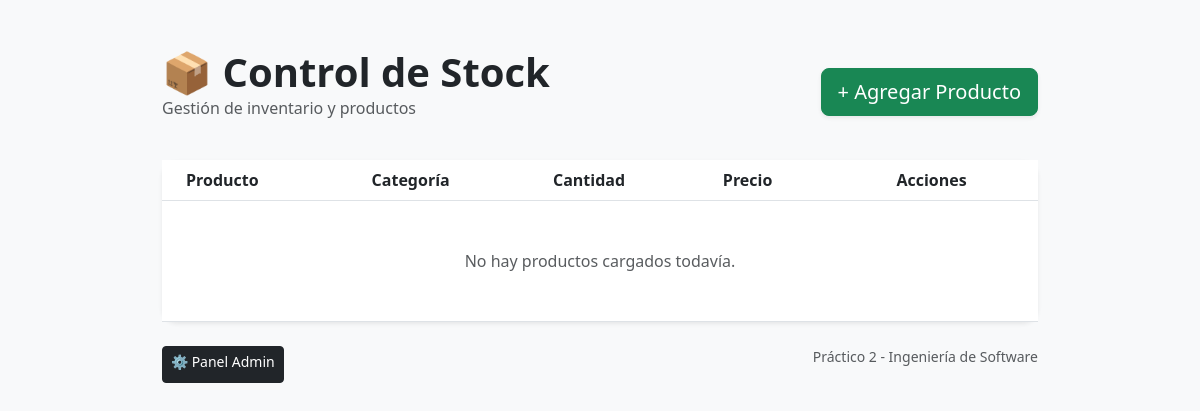
/stock/productos/, run on an earlier commit of the app's database.
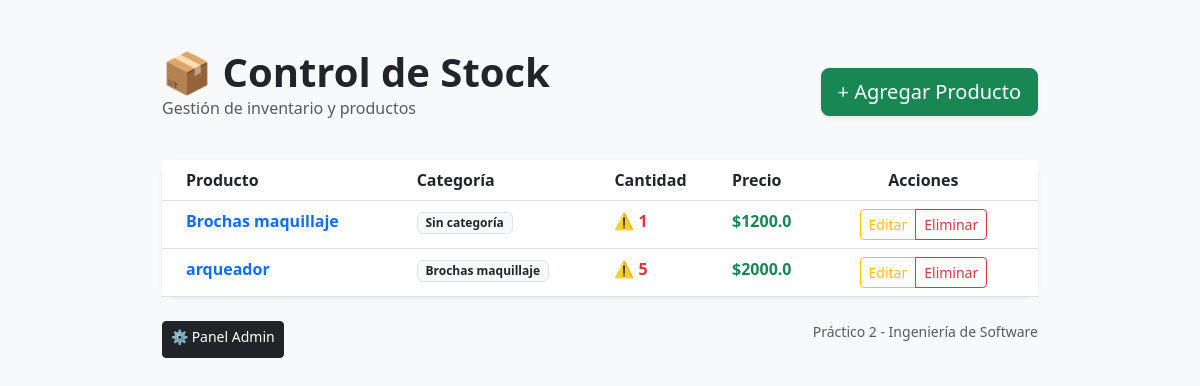
And on a later commit of the database.
### stock/models.py (models this page shows, shortened)
class Producto(models.Model):
    nombre = models.CharField(max_length=100)
    cantidad = models.IntegerField()
    precio = models.FloatField()
    categoria = models.ForeignKey(Categoria, on_delete=models.CASCADE, related_name='productos', null=True, blank=True)

class Categoria(models.Model):
    nombre = models.CharField(max_length=100)

### stock/views.py (the view)
# urls.py: path('productos/', views.lista_productos, name='lista_productos'),
def lista_productos(request):
    productos = Producto.objects.all()
    return render(request, 'stock/productos.html', {'productos': productos})

### stock/templates/stock/productos.html (shortened to what this page needs)
<!DOCTYPE html>
<html lang="es">
<head>
    <link href="https://cdn.jsdelivr.net/npm/bootstrap@5.3.0/dist/css/bootstrap.min.css" rel="stylesheet">
</head>
<body>
<div class="container mt-5">
    <div class="d-flex justify-content-between align-items-center mb-4">
        <div>
            <h1 class="fw-bold text-dark m-0">📦 Control de Stock</h1>
            <p class="text-muted">Gestión de inventario y productos</p>
        </div>
        <a href="{% url 'crear_producto' %}" class="btn btn-success btn-lg shadow-sm">
            + Agregar Producto
        </a>
    </div>
    <div class="card shadow-sm">
        <div class="card-body p-0">
            <div class="table-responsive">
                <table class="table table-hover mb-0">
                    <thead>
                        <tr>
                            <th class="ps-4">Producto</th>
                            <th>Categoría</th>
                            <th>Cantidad</th>
                            <th>Precio</th>
                            <th class="text-center pe-4">Acciones</th>
                        </tr>
                    </thead>
                    <tbody>
                        {% for producto in productos %}
                        <tr>
                            <td class="ps-4">
                                <span class="fw-bold text-primary">{{ producto.nombre }}</span>
                            </td>
                            <td>
                                <span class="badge bg-light text-dark border">
                                    {{ producto.categoria.nombre|default:"Sin categoría" }}
                                </span>
                            </td>
                            <td>
                                {% if producto.cantidad <= 5 %}
                                    <span class="text-danger fw-bold">⚠️ {{ producto.cantidad }}</span>
                                {% else %}
                                    {{ producto.cantidad }}
                                {% endif %}
                            </td>
                            <td><span class="text-success fw-bold">${{ producto.precio }}</span></td>
                            <td class="text-center pe-4">
                                <div class="btn-group" role="group">
                                    <a href="{% url 'editar_producto' producto.id %}" class="btn btn-sm btn-outline-warning">
                                        Editar
                                    </a>
                                    <a href="{% url 'eliminar_producto' producto.id %}"
                                       class="btn btn-sm btn-outline-danger"
                                       onclick="return confirm('¿Seguro que querés eliminar {{ producto.nombre }}?')">
                                        Eliminar
                                    </a>
                                </div>
                            </td>
                        </tr>
                        {% empty %}
                        <tr>
                            <td colspan="5" class="text-center py-5 text-muted">
                                <p class="mb-0">No hay productos cargados todavía.</p>
                            </td>
                        </tr>
                        {% endfor %}
                    </tbody>
                </table>
            </div>
        </div>
    </div>
    <div class="mt-4 d-flex justify-content-between">
        <a href="/admin" class="btn btn-dark btn-sm">⚙️ Panel Admin</a>
        <p class="text-muted small">Práctico 2 - Ingeniería de Software</p>
    </div>
</div>
</body>
</html>

### stock/templates/stock/productos.html (style rules this page uses)
body { background-color: #f8f9fa; }
.container { max-width: 900px; }
.card { border: none; border-radius: 15px; }
.table thead { background-color: #0d6efd; color: white; }

What changed in the data, as far as the page shows it:
added Producto: nombre "Brochas maquillaje", categoria.nombre "Sin categoría", cantidad "1", precio "1200.0"
added Producto: nombre "arqueador", categoria.nombre "Brochas maquillaje", cantidad "5", precio "2000.0"
Also different on the page:
text no longer shown: "No hay productos cargados todavía."
